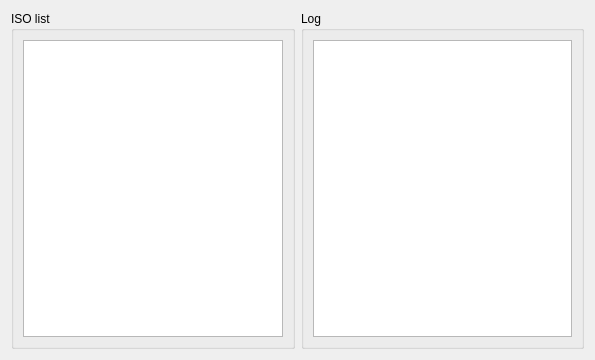
<?xml version="1.0" encoding="UTF-8"?>
<ui version="4.0">
 <class>ParamsPage</class>
 <widget class="QWidget" name="ParamsPage">
  <property name="geometry">
   <rect>
    <x>0</x>
    <y>0</y>
    <width>595</width>
    <height>360</height>
   </rect>
  </property>
  <property name="windowTitle">
   <string>Form</string>
  </property>
  <layout class="QHBoxLayout" name="horizontalLayout_2">
   <item>
    <widget class="QGroupBox" name="isoBox">
     <property name="sizePolicy">
      <sizepolicy hsizetype="Expanding" vsizetype="Preferred">
       <horstretch>0</horstretch>
       <verstretch>0</verstretch>
      </sizepolicy>
     </property>
     <property name="title">
      <string>ISO list</string>
     </property>
     <layout class="QHBoxLayout" name="horizontalLayout">
      <item>
       <widget class="QTableWidget" name="isoTable">
        <property name="selectionMode">
         <enum>QAbstractItemView::SingleSelection</enum>
        </property>
        <property name="selectionBehavior">
         <enum>QAbstractItemView::SelectRows</enum>
        </property>
        <attribute name="verticalHeaderVisible">
         <bool>false</bool>
        </attribute>
       </widget>
      </item>
     </layout>
    </widget>
   </item>
   <item>
    <widget class="QGroupBox" name="logBox">
     <property name="minimumSize">
      <size>
       <width>0</width>
       <height>0</height>
      </size>
     </property>
     <property name="maximumSize">
      <size>
       <width>16777215</width>
       <height>16777215</height>
      </size>
     </property>
     <property name="title">
      <string>Log</string>
     </property>
     <layout class="QGridLayout" name="gridLayout">
      <item row="0" column="0">
       <widget class="QTableWidget" name="logTable"/>
      </item>
     </layout>
    </widget>
   </item>
  </layout>
 </widget>
 <resources/>
 <connections/>
</ui>
